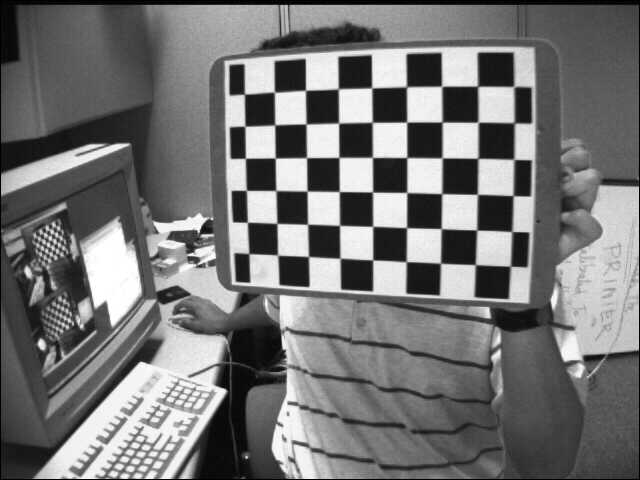
#> input picture images/left01.jpg, 640 x 480 px; its folder holds only this picture in this run
$ python main.py
#> lines starting #> are read from the running program, lines starting #| are printed output that depends on the picture
### homography.py
#!usr/bin/env/ python
# _*_ coding:utf-8 _*_

import numpy as np
from scipy import optimize as opt


# 求输入数据的归一化矩阵
def normalizing_input_data(coor_data):
    x_avg = np.mean(coor_data[:, 0])
    y_avg = np.mean(coor_data[:, 1])

    sx = np.sqrt(2) / np.std(coor_data[:, 0])
    sy = np.sqrt(2) / np.std(coor_data[:, 1])


    norm_matrix = np.mat([[sx, 0, -sx * x_avg],
                             [0, sy, -sy * y_avg],
                             [0, 0, 1]])

    return norm_matrix


# 求取初始估计的单应矩阵
def get_initial_H(pic_coor, real_coor):
    # 获得归一化矩阵
    pic_norm_mat = normalizing_input_data(pic_coor)
    real_norm_mat = normalizing_input_data(real_coor)

    #pic_norm_mat = np.eye(3)
    #real_norm_mat = np.eye(3)

    M = []
    for i in range(len(pic_coor)):
        # 转换为齐次坐标
        single_pic_coor = np.array([pic_coor[i][0], pic_coor[i][1], 1])
        single_real_coor = np.array([real_coor[i][0], real_coor[i][1], 1])

        # 坐标归一化
        pic_norm = np.dot(pic_norm_mat, single_pic_coor)
        real_norm = np.dot(real_norm_mat, single_real_coor)


        # 构造M矩阵
        M.append(np.array([-real_norm.item(0), -real_norm.item(1), -1,
                           0, 0, 0,
                           pic_norm.item(0) * real_norm.item(0), pic_norm.item(0) * real_norm.item(1),
                           pic_norm.item(0)]))

        M.append(np.array([0, 0, 0,
                           -real_norm.item(0), -real_norm.item(1), -1,
                           pic_norm.item(1) * real_norm.item(0), pic_norm.item(1) * real_norm.item(1),
                           pic_norm.item(1)]))

    # 利用SVD求解M * h = 0中h的解
    U, S, VT = np.linalg.svd((np.array(M, dtype='float')).reshape((-1, 9)))
    # 最小的奇异值对应的奇异向量,S求出来按大小排列的，最后的最小
    H = VT[-1].reshape((3, 3))

    H = np.dot(np.dot(np.linalg.inv(pic_norm_mat), H), real_norm_mat)
    H /= H[-1, -1]

    return H


# 返回估计坐标与真实坐标偏差
def value(H, pic_coor, real_coor):
    Y = np.array([])

    for i in range(len(real_coor)):
        single_real_coor = np.array([real_coor[i, 0], real_coor[i, 1], 1])
        U = np.dot(H.reshape(3, 3), single_real_coor)
        U /= U[-1]
        Y = np.append(Y, U[:2])

    Y_NEW = (pic_coor.reshape(-1) - Y)

    return Y_NEW


# 返回对应o矩阵
def jacobian(H, pic_coor, real_coor):
    J = []

    for i in range(len(real_coor)):
        sx = H[0] * real_coor[i][0] + H[1] * real_coor[i][1] + H[2]
        sy = H[3] * real_coor[i][0] + H[4] * real_coor[i][1] + H[5]
        w = H[6] * real_coor[i][0] + H[7] * real_coor[i][1] + H[8]
        w2 = w * w

        J.append(np.array([real_coor[i][0] / w, real_coor[i][1] / w, 1 / w,
                           0, 0, 0,
                           -sx * real_coor[i][0] / w2, -sx * real_coor[i][1] / w2, -sx / w2]))

        J.append(np.array([0, 0, 0,
                           real_coor[i][0] / w, real_coor[i][1] / w, 1 / w,
                           -sy * real_coor[i][0] / w2, -sy * real_coor[i][1] / w2, -sy / w2]))
    jo = np.array(J)


    return jo


# 利用Levenberg Marquart算法微调H
def refine_H(pic_coor, real_coor, initial_H):
    initial_H = np.array(initial_H)
    final_H = opt.leastsq(value,
                          initial_H,
                          Dfun=jacobian,
                          args=(pic_coor, real_coor))[0]

    final_H /= np.array(final_H[-1])
    return final_H


# 返回微调后的H
def get_homography(pic_coor, real_coor):
    refined_homographies = []

    error = []
    for i in range(len(pic_coor)):
        initial_H = get_initial_H(pic_coor[i], real_coor[i])
        final_H = refine_H(pic_coor[i], real_coor[i], initial_H)
        refined_homographies.append(final_H)


    return np.array(refined_homographies)

### intrinsics.py
#!usr/bin/env/ python
# _*_ coding:utf-8 _*_

import numpy as np


# 返回ij位置对应的v向量
def create_v(p, q, H):
    H = H.reshape(3, 3)
    return np.array([
        H[0, p] * H[0, q],
        H[1, p] * H[1, q],
        H[2, p] * H[0, q] + H[0, p] * H[2, q],
        H[2, p] * H[1, q] + H[1, p] * H[2, q],
        H[2, p] * H[2, q]
    ])


# 返回相机内参矩阵A
def get_intrinsics_param(H):
    # 构建V矩阵
    V = np.array([])


    for i in range(len(H)):
        V = np.append(V, np.array([create_v(0, 1, H[i]), create_v(0, 0, H[i]) - create_v(1, 1, H[i])]))

    # 求解V*b = 0中的b
    U, S, VT = np.linalg.svd((np.array(V, dtype='float')).reshape((-1, 5)))
    # 最小的奇异值对应的奇异向量,S求出来按大小排列的，最后的最小
    b = VT[-1]

    vc = -(b[0] * b[3]) / (b[0] * b[1])
    lamda = b[4] - (np.square(b[2]) - vc * b[0] * b[3]) / b[0]
    alpha = np.sqrt(lamda / b[0])
    beta = np.sqrt(lamda / b[1])
    gamma = 0
    uc = -b[2] * np.square(alpha) / lamda

    intrinsic_mat = np.array([
        [alpha, gamma, uc],
        [0, beta, vc],
        [0, 0, 1]
    ])


    return intrinsic_mat

### extrinsics.py
#!usr/bin/env/ python
# _*_ coding:utf-8 _*_

import numpy as np


# 返回每一幅图的外参矩阵[R|t]
def get_extrinsics_param(H, intrinsics_param):
    extrinsics_param = []

    inv_intrinsics_param = np.linalg.inv(intrinsics_param)
    for i in range(len(H)):
        h0 = (H[i].reshape(3, 3))[:, 0]
        h1 = (H[i].reshape(3, 3))[:, 1]
        h2 = (H[i].reshape(3, 3))[:, 2]

        scale_factor = 1 / np.linalg.norm(np.dot(inv_intrinsics_param, h0))

        r0 = scale_factor * np.dot(inv_intrinsics_param, h0)
        r1 = scale_factor * np.dot(inv_intrinsics_param, h1)
        t = scale_factor * np.dot(inv_intrinsics_param, h2)
        r2 = np.cross(r0, r1)

        R = np.array([r0, r1, r2, t]).transpose()
        extrinsics_param.append(R)

    return extrinsics_param

### distortion.py
#!usr/bin/env/ python
# _*_ coding:utf-8 _*_

import numpy as np


# 返回畸变矫正系数k0,k1,p0,p1
def get_distortion(intrinsic_param, extrinsic_param, pic_coor, real_coor):
    D = []
    d = []
    for i in range(len(pic_coor)):
        for j in range(len(pic_coor[i])):
            # 转换为齐次坐标
            single_coor = np.array([(real_coor[i])[j, 0], (real_coor[i])[j, 1], 0, 1])

            # 利用现有内参及外参求出估计图像坐标
            u = np.dot(np.dot(intrinsic_param, extrinsic_param[i]), single_coor)
            [u_estim, v_estim] = [u[0] / u[2], u[1] / u[2]]

            #最终计算得到的coor_norm是在相机坐标下，无畸变前，相机坐标z轴归一后，的物点的坐标
            coor_norm = np.dot(extrinsic_param[i], single_coor)
            coor_norm /= coor_norm[-1]

            # r = np.linalg.norm((real_coor[i])[j])
            r = np.linalg.norm(coor_norm)

            D.append(np.array([(u_estim - intrinsic_param[0, 2]) * r ** 2,
                               (u_estim - intrinsic_param[0, 2]) * r ** 4,
                               2.0*intrinsic_param[0,0]*coor_norm[0]*coor_norm[1]+intrinsic_param[0,1]*(r**2+2.0*np.square(coor_norm[1])),
                               intrinsic_param[0,0]*(np.square(r)+2.0*np.square(coor_norm[0]))+2.0*intrinsic_param[0,1]*coor_norm[0]*coor_norm[1],
                               (u_estim - intrinsic_param[0, 2]) * r ** 6
                               ]))
            D.append(np.array([(v_estim - intrinsic_param[1, 2]) * r ** 2,
                               (v_estim - intrinsic_param[1, 2]) * r ** 4,
                               intrinsic_param[1,1]*(np.square(r)+2.0*np.square(coor_norm[1])),
                               2.0*intrinsic_param[1,1]*coor_norm[0]*coor_norm[1],
                               (u_estim - intrinsic_param[1, 2]) * r ** 6
                               ]))

            # 求出估计坐标与真实坐标的残差
            d.append(pic_coor[i][j, 0] - u_estim)
            d.append(pic_coor[i][j, 1] - v_estim)

    #利用SVD求解D * k = d中的k
    U, S, Vh=np.linalg.svd(D, full_matrices=False)

    temp_S = np.identity(len(S))
    for i in range(len(S)):
        temp_S[i, i] = S[i]

    temp_res = np.dot(Vh.transpose(), np.linalg.inv(temp_S))
    temp_res_res = np.dot(temp_res, U.transpose())

    k = np.dot(temp_res_res, d)

    return k

### refine_all.py
#!usr/bin/env/ python
# _*_ coding:utf-8 _*_
import cv2 as cv
import cv2 as cv
import numpy as np
import math
from scipy import optimize as opt


# 微调所有参数
def refinall_all_param(A, k, W, real_coor, pic_coor):
    # 整合参数
    P_init = compose_paramter_vector(A, k, W)

    M = len(real_coor)#M为图像数量
    N = len(real_coor[0])#N为每幅图像点数

    # 微调所有参数
    P = opt.leastsq(value,
                    P_init,
                    args=(W, real_coor, pic_coor),
                    Dfun=jacobian)[0]

    # raial_error表示利用标定后的参数计算得到的图像坐标与真实图像坐标点的平均像素距离
    error = value(P, W, real_coor, pic_coor)
    raial_error = [np.sqrt(error[2 * i] ** 2 + error[2 * i + 1] ** 2) for i in range(len(error) // 2)]


    #print("total max error:\t", np.max(raial_error))

    # 返回拆解后参数，分别为内参矩阵，畸变矫正系数，每幅图对应外参矩阵
    return np.max(raial_error), decompose_paramter_vector(P)


# 把所有参数整合到一个数组内
def compose_paramter_vector(A, k, W):#A为内参矩阵，k为畸变矩阵，W为多幅图像的外参矩阵列表
    alpha = np.array([A[0, 0], A[1, 1], A[0, 2], A[1, 2], k[0], k[1], k[2], k[3], k[4]])
    P = alpha
    for i in range(len(W)):
        R, t = (W[i])[:, :3], (W[i])[:, 3]#外参系数包括旋转向量和平移向量

        # 旋转矩阵转换为一维向量形式
        zrou = to_rodrigues_vector(R)

        w = np.append(zrou, t)
        P = np.append(P, w)
    return P


# 分解参数集合，得到对应的内参，外参，畸变矫正系数
def decompose_paramter_vector(P):
    [alpha, beta, uc, vc, k0, k1, k2, k3, k4] = P[0:9]
    A = np.array([[alpha, 0, uc],
                  [0, beta, vc],
                  [0, 0, 1]])
    k = np.array([k0, k1, k2, k3, k4])
    W = []
    M = (len(P) - 9) // 6

    for i in range(M):
        m = 9 + 6 * i
        zrou = P[m:m + 3]
        t = (P[m + 3:m + 6]).reshape(3, -1)

        # 将旋转矩阵一维向量形式还原为矩阵形式

        R = (cv.Rodrigues(zrou))[0]

        #R = to_rotation_matrix(zrou)

        # 依次拼接每幅图的外参
        w = np.concatenate((R, t), axis=1)
        W.append(w)

    W = np.array(W)
    return A, k, W


# 返回从真实世界坐标映射的图像坐标
#函数输入为A为相机内参，W为相机外参，k为畸变向量，coor为实际物点坐标
#函数输出为，在给定内参、外参、畸变参数情况下，实际物点对应的像点的像素坐标
def get_single_project_coor(A, W, k, coor):#A为相机内参，W为相机外参，k为畸变向量，coor为实际物点坐标
    single_coor = np.array([coor[0], coor[1], coor[2], 1])#扩展三维坐标为其次坐标


    coor_norm = np.dot(W, single_coor)
    coor_norm /= coor_norm[-1]#计算得到在相机坐标系下，畸变发生前，相机z轴坐标归一后，的物点的坐标


    r = np.linalg.norm(coor_norm)#计算物点坐标的模长

    x_d = coor_norm[0] * (1 + k[0] * np.square(r) + k[1] * np.power(r, 4) + k[4] * np.power(4 ,6)) \
          + 2 * k[2] * coor_norm[0] * coor_norm[1] \
          + k[3] * (np.square(r) + 2.0 * np.square(coor_norm[0]))
    y_d = coor_norm[1] * (1 + k[0] * np.square(r) + k[1] * np.power(r, 4) + k[4] * np.power(4 ,6)) \
          + k[2] * (np.square(r) + 2.0 * np.square(coor_norm[1])) \
          + 2 * k[3] * coor_norm[0] * coor_norm[1]
    u = A[0, 0] * x_d + A[0, 2]
    v = A[1, 1] * y_d + A[1, 2]


    return np.array([u, v])


# 返回所有点的真实世界坐标映射到的图像坐标与真实图像坐标的残差
'''
此函数为差距计算函数，
输入为P，维度为9+图像数*6
输出为差距error_Y，维度为
'''
def value(P, org_W, X, Y_real):
    M = (len(P) - 9) // 6#M为图像数
    N = len(X[0])#N为每幅图的像点数

    A = np.array([#A为内参矩阵
        [P[0], 0, P[2]],
        [0, P[1], P[3]],
        [0, 0, 1]
    ])
    Y = np.array([])#用于存储理论图像像素点坐标

    for i in range(M):#计算M幅图
        m = 9 + 6 * i

        # 取出当前图像对应的外参
        w = P[m:m + 6]


        # 不用旋转矩阵的变换是因为会有精度损失
        '''
        R = to_rotation_matrix(w[:3])
        t = w[3:].reshape(3, 1)
        W = np.concatenate((R, t), axis=1)
        '''
        W = org_W[i]
        # 计算每幅图的坐标残差
        for j in range(N):
            Y = np.append(Y, get_single_project_coor(A, W, np.array([P[4], P[5], P[6], P[7], P[8]]), (X[i])[j]))#计算理论图像坐标

    error_Y = np.array(Y_real).reshape(-1) - Y#计算实际像素点坐标与理论计算像素点坐标的差

    return error_Y


# 计算对应jacobian矩阵
#函数输入为P计算函数输入项，X为图像数*图像点左边构成的矩阵
#函数输出为value输出向量的每个分量对于P的每个分量的求偏导数构成的jacobian矩阵
def jacobian(P, WW, X, Y_real):

    M = (len(P) - 9) // 6#图像数量

    N = len(X[0])#每幅图像点数

    K = len(P)#P为待优化向量，K为P的维度

    A = np.array([#A为内参矩阵
        [P[0], 0, P[2]],
        [0, P[1], P[3]],
        [0, 0, 1]
    ])

    res = np.array([])

    for i in range(M):#不同图像的循环
        m = 9 + 6 * i#定位外参信息

        w = P[m:m + 6]#w为外参信息，包括旋转和平移
        R = to_rotation_matrix(w[:3])#旋转矩阵
        t = w[3:].reshape(3, 1)#平移矩阵
        W = np.concatenate((R, t), axis=1)#平移旋转矩阵

        for j in range(N):#一幅图像中不同点的循环
            res = np.append(res, get_single_project_coor(A, W, np.array([P[4], P[5], P[6], P[7], P[8]]), (X[i])[j]))

    # 求得x, y方向对P[k]的偏导
    J = np.zeros((K, 2 * M * N))
    for k in range(K):
        J[k] = np.gradient(res, P[k])

    return J.T


# 将旋转矩阵分解为一个向量并返回，Rodrigues旋转向量与矩阵的变换,最后计算坐标时并未用到，因为会有精度损失
def to_rodrigues_vector(R):
    p = 0.5 * np.array([[R[2, 1] - R[1, 2]],
                        [R[0, 2] - R[2, 0]],
                        [R[1, 0] - R[0, 1]]])
    c = 0.5 * (np.trace(R) - 1)

    if np.linalg.norm(p) == 0:
        if c == 1:
            zrou = np.array([0, 0, 0])
        elif c == -1:
            R_plus = R + np.eye(3, dtype='float')

            norm_array = np.array([np.linalg.norm(R_plus[:, 0]),
                                   np.linalg.norm(R_plus[:, 1]),
                                   np.linalg.norm(R_plus[:, 2])])
            v = R_plus[:, np.where(norm_array == max(norm_array))]
            u = v / np.linalg.norm(v)
            if u[0] < 0 or (u[0] == 0 and u[1] < 0) or (u[0] == u[1] and u[0] == 0 and u[2] < 0):
                u = -u
            zrou = math.pi * u
        else:
            zrou = []
    else:
        u = p / np.linalg.norm(p)
        theata = math.atan2(np.linalg.norm(p), c)
        zrou = theata * u

    return zrou


# 把旋转矩阵的一维向量形式还原为旋转矩阵并返回
def to_rotation_matrix(zrou):

    theta = np.linalg.norm(zrou)
    zrou_prime = zrou / theta

    W = np.array([[0, -zrou_prime[2], zrou_prime[1]],
                  [zrou_prime[2], 0, -zrou_prime[0]],
                  [-zrou_prime[1], zrou_prime[0], 0]])
    R = np.eye(3, dtype='float') + W * math.sin(theta) + np.dot(W, W) * (1 - math.cos(theta))


    return R

### main.py
#!usr/bin/env/ python
# _*_ coding:utf-8 _*_

import cv2 as cv
import numpy as np
import os
import glob
from homography import get_homography
from intrinsics import get_intrinsics_param
from extrinsics import get_extrinsics_param
from distortion import get_distortion
from refine_all import refinall_all_param


def calibrate(pic_points, real_points_x_y):

    # 求单应矩阵
    H = get_homography(pic_points, real_points_x_y)

    # 求内参
    intrinsics_param = get_intrinsics_param(H)

    # 求对应每幅图外参
    extrinsics_param = get_extrinsics_param(H, intrinsics_param)

    # 畸变矫正
    k = get_distortion(intrinsics_param, extrinsics_param, pic_points, real_points_x_y)

    # 微调所有参数
    max_raial_error, [new_intrinsics_param, new_k, new_extrinsics_param] = refinall_all_param(intrinsics_param, k, extrinsics_param, real_points, pic_points)
    # [4 lines of commented-out code are left out]
    MyRecord.write("total max error:\n")
    MyRecord.write(str(max_raial_error))
    MyRecord.write("\n")
    MyRecord.write("intrinsics_parm:\n")
    MyRecord.write(str(new_intrinsics_param))
    MyRecord.write("\n")
    MyRecord.write("distortionk:\n")
    MyRecord.write(str(new_k))
    MyRecord.write("\n")
    MyRecord.write("extrinsics_parm:\n")
    MyRecord.write(str(new_extrinsics_param))
    MyRecord.write("\n")

if __name__ == "__main__":
    # 定义记录输出数据的文件目录
    record_dir = r"record"
    MyRecord = open(os.path.join(record_dir, r"myrecord.txt"), "w")
    StandardRecord = open(os.path.join(record_dir, r"standardrecord.txt"), "w")
    file_dir = r'images'
    # 标定所用图像
    pic_name = os.listdir(file_dir)

    # 由于棋盘为二维平面，设定世界坐标系在棋盘上，一个单位代表一个棋盘宽度，产生世界坐标系三维坐标
    cross_corners = [9, 6]  # 棋盘方块交界点排列
    real_coor = np.zeros((cross_corners[0] * cross_corners[1], 3), np.float32)
    real_coor[:, :2] = np.mgrid[0:9*30:30, 0:6*30:30].T.reshape(-1, 2)


    real_points = []
    real_points_x_y = []
    pic_points = []

    flag = True
    for pic in pic_name:
        pic_path = os.path.join(file_dir, pic)
        pic_data = cv.imread(pic_path)
#> pic_data is the input picture: shape (480, 640, 3); min 0, max 255, mean 116.6

        # 寻找到棋盘角点
        succ, pic_coor = cv.findChessboardCorners(pic_data, (cross_corners[0], cross_corners[1]), None)
#> succ = True; pic_coor = 54 rows, first 8: [244.5, 94.33], [274.6, 92.24], [305.5, 90.4], [338.4, 88.84], [371.6, 87.98], [406.8, 86.92], [441.6, 86.37], [477.6, 86.38]


        if succ:

            # 灰度化
            pic_data = cv.cvtColor(pic_data, cv.COLOR_RGB2GRAY)
#> pic_data: shape (480, 640)

            #获取图像大小
            if flag:
                size = pic_data.shape[::-1]
                flag = False

            # 亚像素精细化
            cv.cornerSubPix(
                pic_data,
                pic_coor,
                (11, 11),
                (-1, -1),
                (cv.TermCriteria_MAX_ITER + cv.TermCriteria_EPS, 30, 0.01)
            )


            # 添加每幅图的对应3D-2D坐标
            pic_coor = pic_coor.reshape(-1, 2)
#> pic_coor = 54 pairs, first value 244.4 to 514.3, second value 86.22 to 266.2
            pic_points.append(pic_coor)

            real_points.append(real_coor)
            real_points_x_y.append(real_coor[:, :2])

            pic_points1 = pic_points.copy()
#> pic_points1 = 1 point arrays, longest 54 points
            real_points_x_y1 = real_points_x_y.copy()

    #调用自己定义的标定函数
    calibrate(pic_points, real_points_x_y)
#> the loop in get_homography, `for i in range(len(pic_coor)):` made 1 pass
#> (pic_norm_mat in get_initial_H, real_norm_mat in get_initial_H) on pass 1: ([[0.0164, 0, -6.14], [0, 0.0241, -4.22], [0, 0, 1]], [[0.0183, 0, -2.19], [0, 0.0276, -2.07], [0, 0, 1]])
#> pass 1, in get_initial_H, `U, S, VT = np.linalg.svd((np.array(M, dtype='float')).reshape((-1, 9)))`:
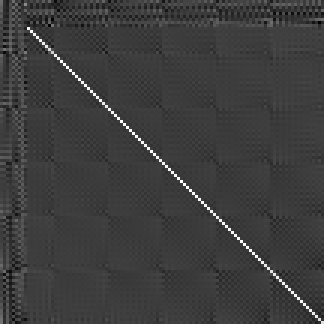
#> U: shape (108, 108) float64 (shown 3 times larger); min -0.308, max 0.977, mean 0.00128; drawn with min black and max white
#> after the loop in get_homography, `for i in range(len(pic_coor)):`: refined_homographies = [[0.894, 0.0671, 244, -0.0693, 1.12, 92.04, -0.000459, 0.000166, 1]]
#> the loop in get_intrinsics_param, `for i in range(len(H)):` made 1 pass
#> (the rest of the program and of its run is left out)
